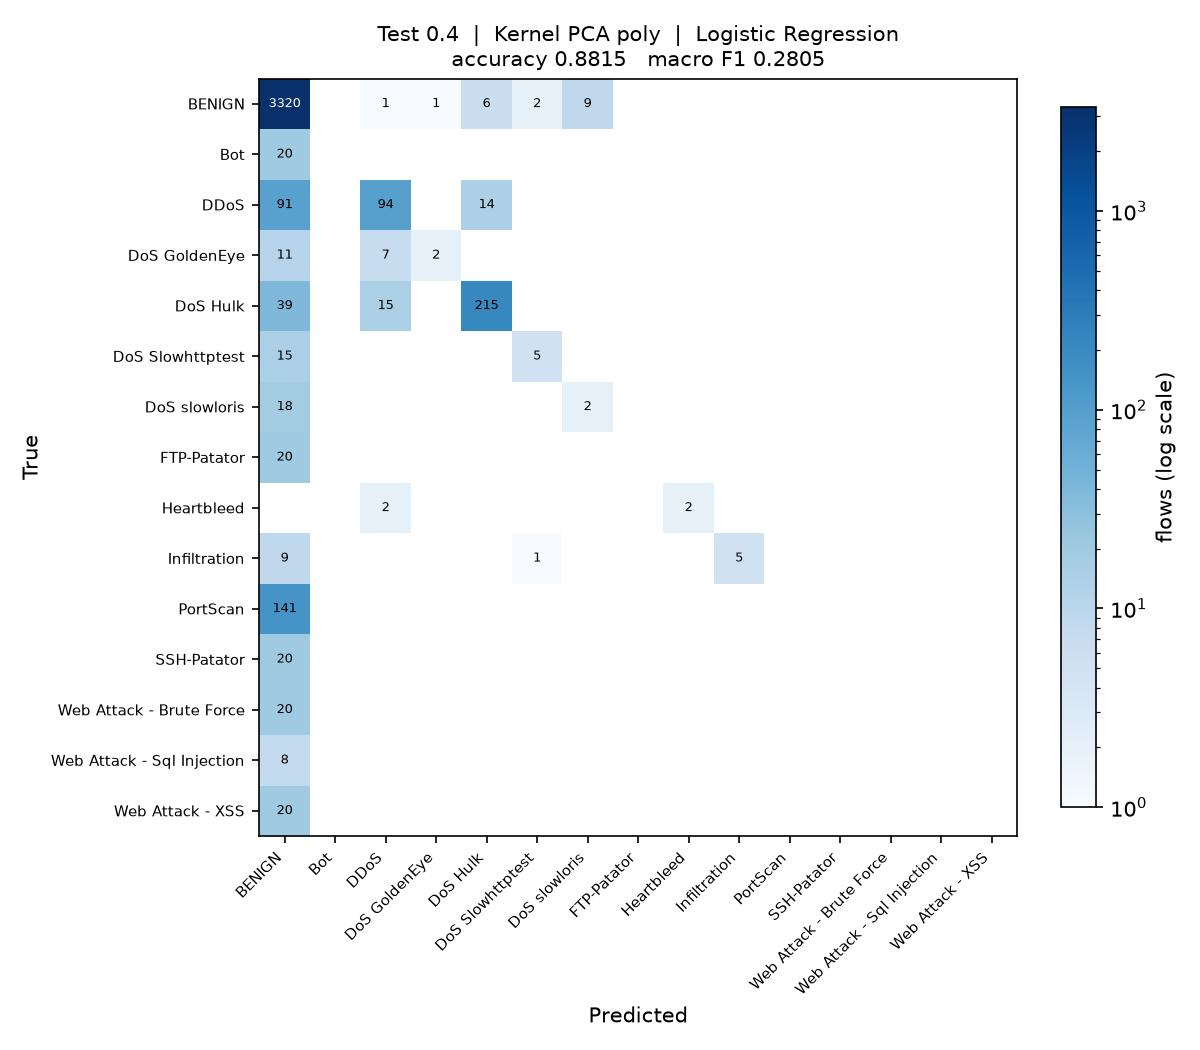

Generate this figure with Python:
"""
Test_0.4_DR_POLY_LR

Test size 0.4  |  Kernel PCA (poly)  |  Logistic Regression  (reference sheet #2)

Note: taken in place of sheet #1 Linear Regression, which is a regressor and cannot classify.

Run on its own:

    python Test_0.4_DR_POLY_LR.py

Writes Test_0.4_DR_POLY_LR.jpg (confusion matrix) and appends one row to
results/75_runs.csv.
"""

import os
import sys
import time
import warnings
from pathlib import Path

import matplotlib
matplotlib.use("Agg")
import matplotlib.pyplot as plt
import numpy as np
import pandas as pd
from sklearn.decomposition import KernelPCA
from sklearn.impute import SimpleImputer
from sklearn.metrics import (accuracy_score, confusion_matrix, f1_score,
                             precision_score, recall_score)
from sklearn.model_selection import train_test_split
from sklearn.preprocessing import LabelEncoder, StandardScaler
from sklearn.linear_model import LogisticRegression

sys.path.insert(0, str(Path(__file__).resolve().parent.parent))
from common import load_sample                      # noqa: E402

warnings.filterwarnings("ignore")

# ----- this run -------------------------------------------------------------
TEST_SIZE = 0.4
KERNEL = "poly"
CLASSIFIER = "LR"
N_COMPONENTS = 15
# ----------------------------------------------------------------------------

SEED = 0
N_JOBS = max(1, (os.cpu_count() or 2) // 2)
STEM = "Test_0.4_DR_POLY_LR"
HERE = Path(__file__).resolve().parent
RESULTS = HERE.parent / "results"


def main():
    t0 = time.time()
    df = load_sample(10000, 50, SEED)
    y = LabelEncoder().fit_transform(df["Label"])
    X = df.drop(columns=["Label", "Day"])
    classes = sorted(df["Label"].unique())
    print(f"{len(df):,} flows, {X.shape[1]} features, {len(classes)} classes")

    X_train, X_test, y_train, y_test = train_test_split(
        X, y, test_size=TEST_SIZE, random_state=SEED, stratify=y)

    # mean imputation and scaling, fitted on the training split only
    imputer = SimpleImputer(strategy="mean").fit(X_train)
    scaler = StandardScaler().fit(imputer.transform(X_train))
    X_train = scaler.transform(imputer.transform(X_train))
    X_test = scaler.transform(imputer.transform(X_test))

    # dimensionality reduction: Kernel PCA, fitted on the training split only.
    # arpack keeps the largest positive eigenvalues; the randomized solver ranks
    # them by magnitude and fails on the sigmoid kernel, which is not PSD.
    kpca = KernelPCA(n_components=N_COMPONENTS, kernel=KERNEL,
                     eigen_solver="arpack", random_state=SEED, n_jobs=N_JOBS)
    X_train = kpca.fit_transform(X_train)
    X_test = kpca.transform(X_test)
    print(f"Kernel PCA ({KERNEL}): {X_train.shape[1]} components")

    classifier = LogisticRegression(max_iter=2000, random_state=SEED)
    classifier.fit(X_train, y_train)
    y_pred = classifier.predict(X_test)

    acc = accuracy_score(y_test, y_pred)
    pre = precision_score(y_test, y_pred, average="macro", zero_division=0)
    rec = recall_score(y_test, y_pred, average="macro", zero_division=0)
    f1 = f1_score(y_test, y_pred, average="macro", zero_division=0)
    pre_w = precision_score(y_test, y_pred, average="weighted", zero_division=0)
    rec_w = recall_score(y_test, y_pred, average="weighted", zero_division=0)
    f1_w = f1_score(y_test, y_pred, average="weighted", zero_division=0)

    print(f"Accuracy  : {acc:.4f}")
    print(f"Precision : {pre:.4f}")
    print(f"Recall    : {rec:.4f}")
    print(f"F1 Score  : {f1:.4f}")

    # confusion matrix image, named to match this script
    cm = confusion_matrix(y_test, y_pred, labels=range(len(classes)))
    fig, ax = plt.subplots(figsize=(8, 7))
    im = ax.imshow(cm, cmap="Blues", norm=matplotlib.colors.LogNorm(vmin=1))
    ax.set_xticks(range(len(classes)), classes, rotation=45, ha="right", fontsize=7)
    ax.set_yticks(range(len(classes)), classes, fontsize=7)
    ax.set_xlabel("Predicted")
    ax.set_ylabel("True")
    ax.set_title(f"Test {TEST_SIZE}  |  Kernel PCA {KERNEL}  |  Logistic Regression\n"
                 f"accuracy {acc:.4f}   macro F1 {f1:.4f}", fontsize=10)
    for i in range(len(classes)):
        for j in range(len(classes)):
            if cm[i, j]:
                ax.text(j, i, cm[i, j], ha="center", va="center", fontsize=6,
                        color="white" if cm[i, j] > cm.max() / 3 else "black")
    fig.colorbar(im, ax=ax, fraction=0.04, label="flows (log scale)")
    fig.tight_layout()
    fig.savefig(HERE / f"{STEM}.jpg", dpi=150)
    plt.close(fig)

    # one row appended to the shared results table
    RESULTS.mkdir(exist_ok=True)
    row = {"Test": TEST_SIZE, "DR": "POLY", "Clas": CLASSIFIER,
           "Acc": round(acc, 4), "Pre": round(pre, 4), "Rec": round(rec, 4),
           "F1": round(f1, 4),
           "Pre_weighted": round(pre_w, 4), "Rec_weighted": round(rec_w, 4),
           "F1_weighted": round(f1_w, 4),
           "n_components": N_COMPONENTS, "seconds": round(time.time() - t0, 1),
           "script": STEM}
    out = RESULTS / "75_runs.csv"
    old = pd.read_csv(out).to_dict("records") if out.exists() else []
    old = [r for r in old if r.get("script") != STEM]
    pd.DataFrame(old + [row]).to_csv(out, index=False)
    print(f"saved {STEM}.jpg and appended to results/75_runs.csv "
          f"({time.time() - t0:.0f}s)")


if __name__ == "__main__":
    main()
